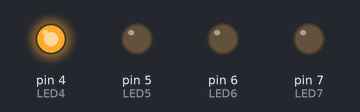
The sketch below on a simulated Arduino Uno, built with avr-gcc and run on an emulated ATmega328P. Shown: output pins drawn as LEDs (lit = HIGH).

Above: at 0.5 s.
At 2.5 s:
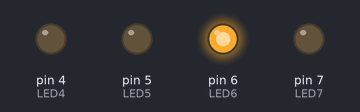
At 4.0 s:
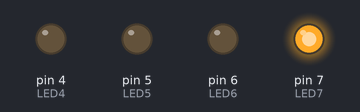
At 9.5 s:
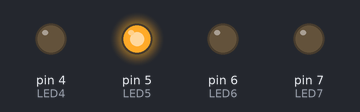
Timing chart, 0 to 10.4 s (numbered marks = the images above):
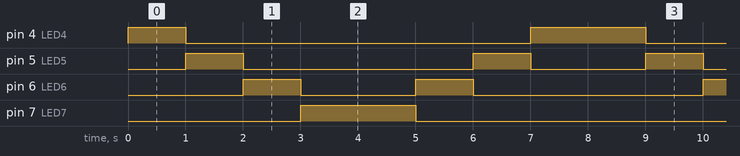

Measured:
- by itself, pin 4 (LED4): repeats every 8.0 s: LOW 6.0 s, HIGH 2.0 s
- by itself, pin 5 (LED5): repeats every 8.0 s: LOW 4.0 s, HIGH 1.0 s, LOW 2.0 s, HIGH 1.0 s
- by itself, pin 6 (LED6): repeats every 8.0 s: LOW 2.0 s, HIGH 1.0 s, LOW 4.0 s, HIGH 1.0 s
- by itself, pin 7 (LED7): alternates HIGH for 2.0 s and LOW for 6.0 s

The sketch:

program-2.ino
```cpp
int LED4=4;
int LED5=5;
int LED6=6;
int LED7=7;
void setup() {
  // put your setup code here, to run once:
pinMode(LED4,OUTPUT);
pinMode(LED5,OUTPUT);
pinMode(LED6,OUTPUT);
pinMode(LED7,OUTPUT);
}

void loop() {
  // put your main code here, to run repeatedly:
digitalWrite(LED4,HIGH);
delay(1000);
digitalWrite(LED4,LOW);
digitalWrite(LED5,HIGH);
delay(1000);
digitalWrite(LED5,LOW);
digitalWrite(LED6,HIGH);
delay(1000);
digitalWrite(LED6,LOW);
digitalWrite(LED7,HIGH);
delay(1000);
digitalWrite(LED7,HIGH);
delay(1000);
digitalWrite(LED7,LOW);
digitalWrite(LED6,HIGH);
delay(1000);
digitalWrite(LED6,LOW);
digitalWrite(LED5,HIGH);
delay(1000);
digitalWrite(LED5,LOW);
digitalWrite(LED4,HIGH);
delay(1000);
digitalWrite(LED4,LOW);
}
```
